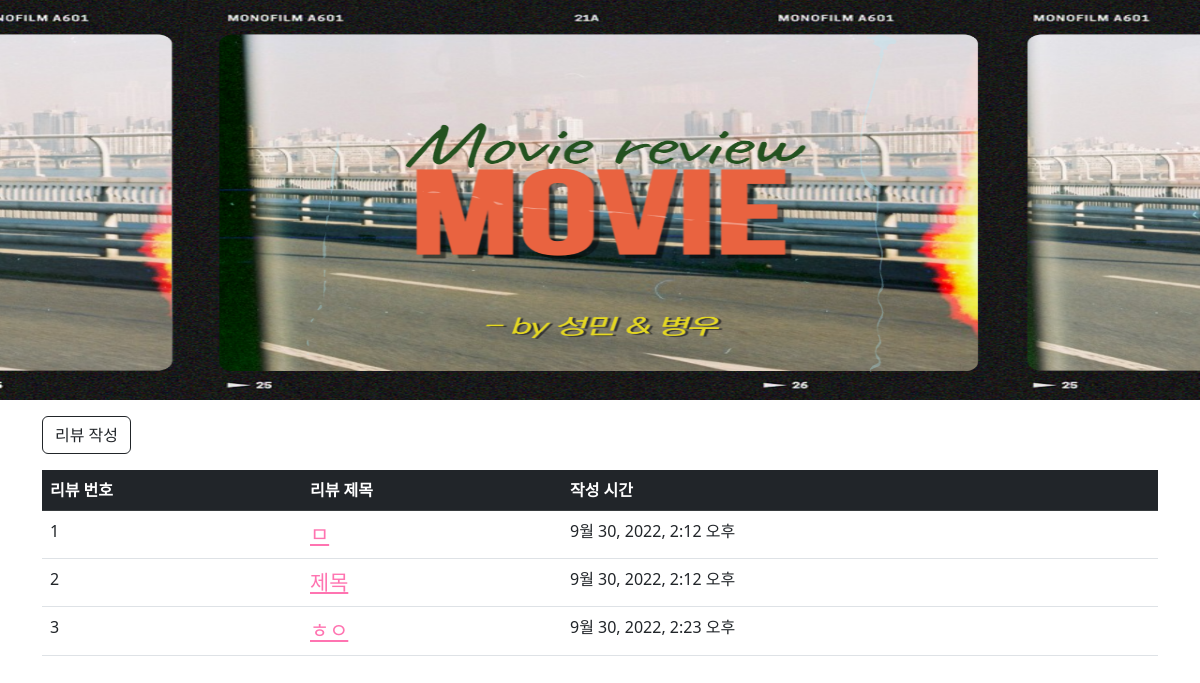
The app's page /, older data.
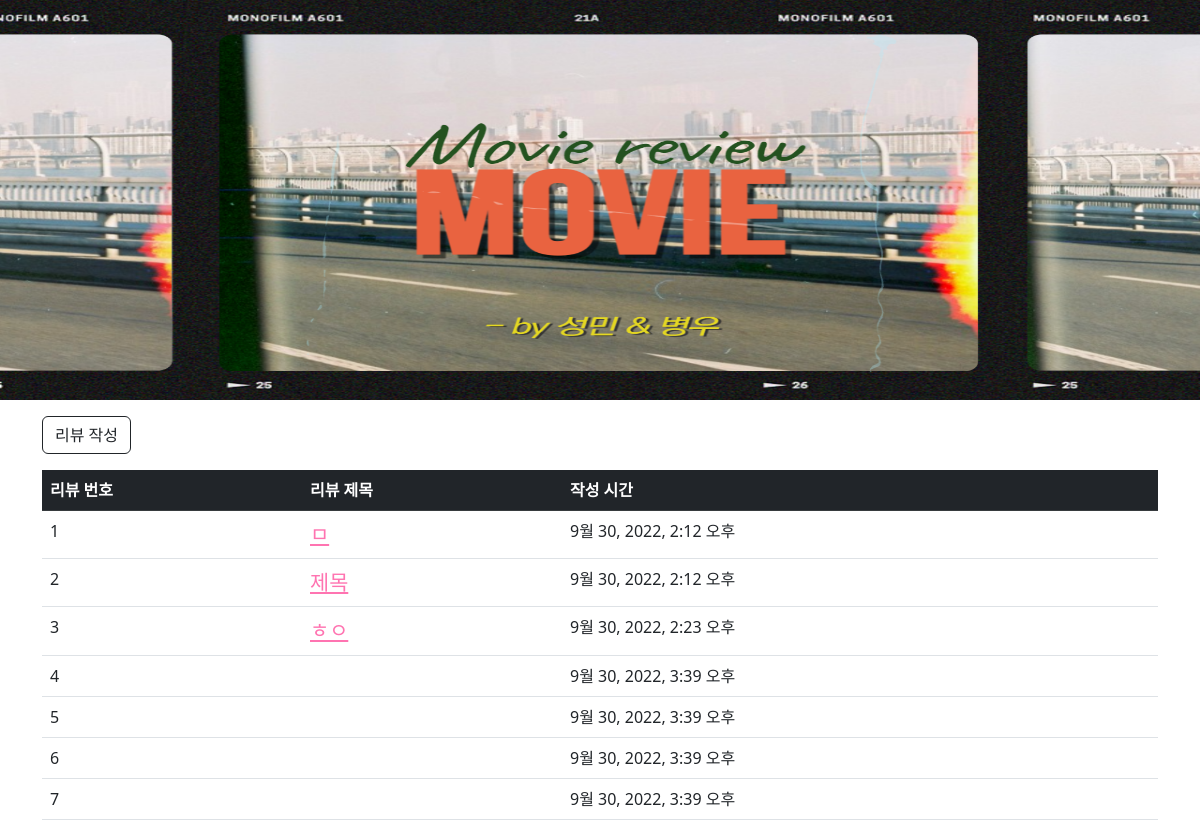
The same page, newer data.
### movie/models.py (models this page shows)
class Review(models.Model):
    title = models.CharField(max_length=80)
    content = models.TextField(max_length=80)
    created_at = models.DateTimeField(auto_now_add=True)
    updated_at = models.DateTimeField(auto_now = True)

### movie/views.py (the view)
# urls.py: path('', views.index, name='index'),
def index(request):
    _movie = Review.objects.all()
    context = {
        "movies": _movie,
    }
    return render(request, "movie/index.html", context)

### movie/templates/movie/index.html
{% extends 'base.html' %}
{% load static %}
{% block content %}
<div style="height: 25rem;">
  <img class="w-100 h-100" src="{% static 'review.png' %}" alt="">
</div>
<div class="container">
  <form action="{% url 'movie:review' %}" class="my-3">
    <button type="submit" class="btn btn-outline-dark">리뷰 작성</button>
  </form>
  <table class="table">
    <thead>
      <tr class="table-dark">
        <th scope="col">리뷰 번호</th>
        <th scope="col">리뷰 제목</th>
        <th scope="col">작성 시간</th>
      </tr>
    </thead>
    <tbody>
      {% for movie in movies %}
      <tr>
        <td>{{ movie.pk }}</td>
        <td>
          <a href="{% url 'movie:detail' movie.pk %}" style="color: #FF74B1; font-size: 1.3rem;">
            {{ movie.title }}
          </a>
        </td>
        <td>{{ movie.created_at }}</td>
      </tr>
      {% endfor %}
    </tbody>
  </table>
</div>
{% endblock content %}

### templates/base.html (shortened to what this page needs)
<!DOCTYPE html>
<html lang="en">
<head>
  <link href="https://cdn.jsdelivr.net/npm/bootstrap@5.2.1/dist/css/bootstrap.min.css" rel="stylesheet">
</head>
<body>
  {% block content %}
  {% endblock content %}
</body>
</html>

Row changes from the older to the newer data that the page shows:
added Review: pk "4", created_at "9월 30, 2022, 3:39 오후"
added Review: pk "5", created_at "9월 30, 2022, 3:39 오후"
added Review: pk "6", created_at "9월 30, 2022, 3:39 오후"
added Review: pk "7", created_at "9월 30, 2022, 3:39 오후"
